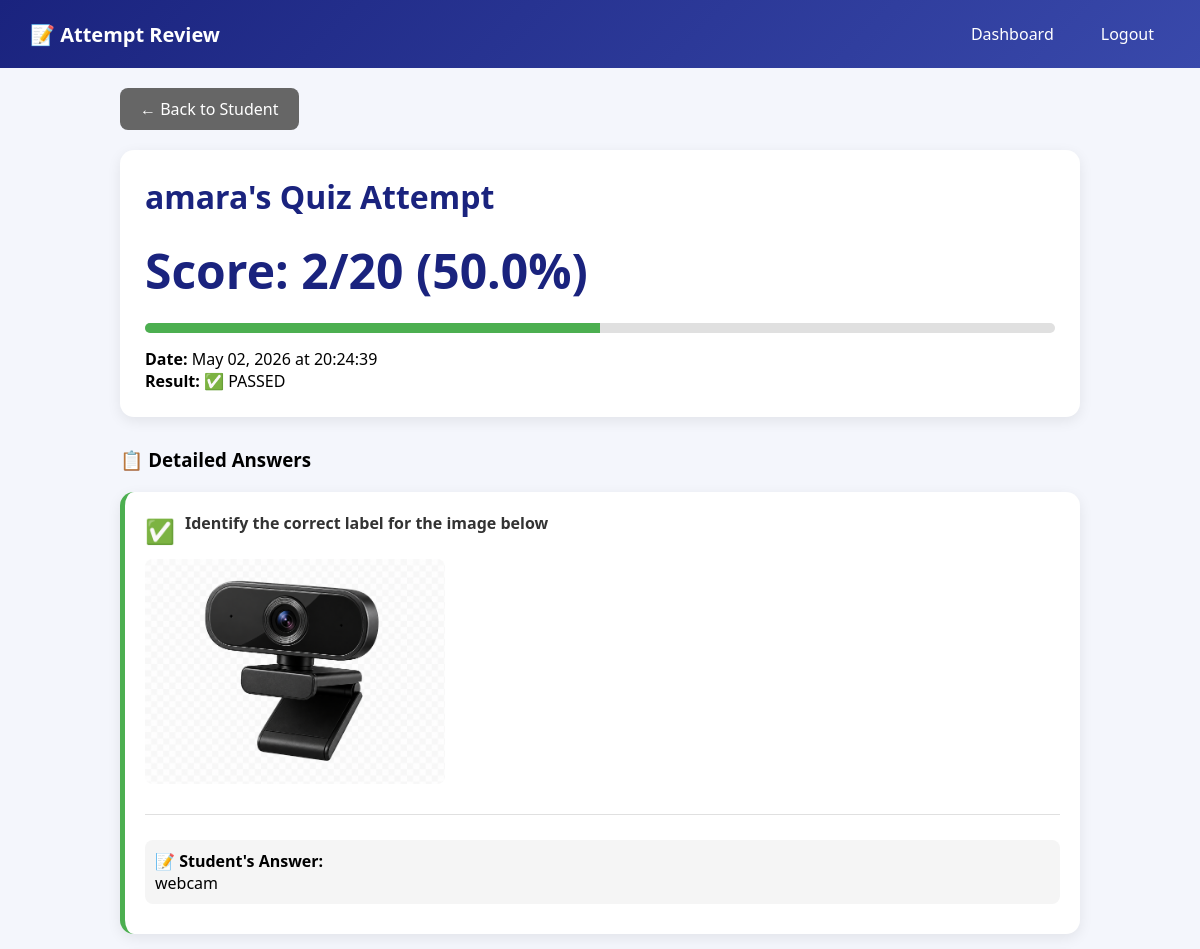
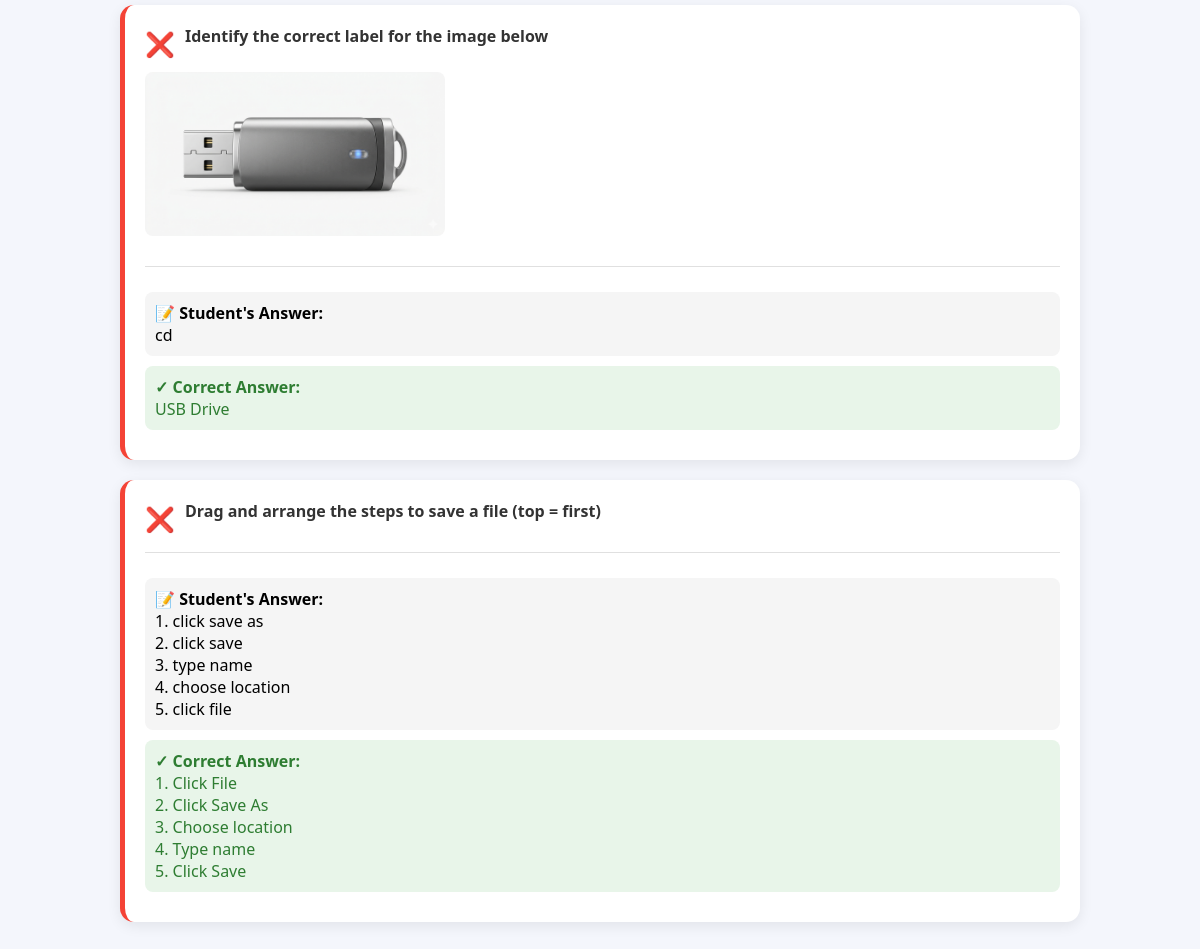
Page /admin/attempt/6 (signed in) on the committed database (2 pictures, top to bottom).
### models.py (models this page shows, shortened)
class Student(db.Model):
    __tablename__ = "students"
    id         = db.Column(db.Integer, primary_key=True)
    name       = db.Column(db.String(100), nullable=False)
    class_name = db.Column(db.String(50))     # e.g. "SS2A"
    created_at = db.Column(db.DateTime, default=datetime.utcnow)
    attempts   = db.relationship("Attempt", backref="student")

class Attempt(db.Model):
    __tablename__ = "attempts"
    id          = db.Column(db.Integer, primary_key=True)
    student_id  = db.Column(db.Integer, db.ForeignKey("students.id"))
    score       = db.Column(db.Integer, default=0)
    total       = db.Column(db.Integer)
    percentage  = db.Column(db.Float)
    passed      = db.Column(db.Boolean, default=False)
    started_at  = db.Column(db.DateTime, default=datetime.utcnow)
    finished_at = db.Column(db.DateTime)
    details     = db.relationship("AttemptDetail", backref="attempt")

class Question(db.Model):
    __tablename__ = "questions"
    id           = db.Column(db.Integer, primary_key=True)
    topic        = db.Column(db.String(100))   # e.g. "Computer Hardware"
    q_type       = db.Column(db.String(50))    # "drag_label" | "drag_sort" | "drag_match" | "drag_category"
    image_path   = db.Column(db.String(200))   # "images/cpu.png"
    prompt       = db.Column(db.String(300))   # "Drag the correct label to this component"
    answer       = db.Column(db.String(100))   # Correct answer string
    options      = db.Column(db.JSON)          # ["CPU","RAM","GPU","HDD"]
    difficulty   = db.Column(db.String(20))    # "easy"|"medium"|"hard"
    created_at   = db.Column(db.DateTime, default=datetime.utcnow)

class AttemptDetail(db.Model):
    __tablename__ = "attempt_details"
    id           = db.Column(db.Integer, primary_key=True)
    attempt_id   = db.Column(db.Integer, db.ForeignKey("attempts.id"))
    question_id  = db.Column(db.Integer, db.ForeignKey("questions.id"))
    given_answer = db.Column(db.String(100))
    is_correct   = db.Column(db.Boolean)

### app.py (the view)
@app.route("/admin/attempt/<int:attempt_id>")
def admin_attempt_detail(attempt_id):
    if "admin_id" not in session:
        return redirect(url_for("admin_login"))
    attempt = Attempt.query.get_or_404(attempt_id)
    details = AttemptDetail.query.filter_by(attempt_id=attempt_id).all()
    questions = []
    for detail in details:
        question = Question.query.get(detail.question_id)
        if question:
            questions.append({
                "prompt": question.prompt,
                "q_type": question.q_type,
                "correct_answer": question.answer,
                "given_answer": detail.given_answer,
                "is_correct": detail.is_correct,
                "image_path": question.image_path
            })
    return render_template(
        "admin_attempt_detail.html",
        attempt=attempt,
        questions=questions,
        student=attempt.student
    )

### templates/admin_attempt_detail.html (shortened to what this page needs)
<!DOCTYPE html>
<html lang="en">
<head>
</head>
<body>
    <div class="navbar">
        <h2>📝 Attempt Review</h2>
        <div class="nav-links">
            <a href="{{ url_for('admin_dashboard') }}">Dashboard</a>
            <a href="{{ url_for('admin_logout') }}">Logout</a>
        </div>
    </div>
    <div class="container">
        <a href="{{ url_for('admin_student_detail', student_id=student.id) }}" class="back-btn">← Back to Student</a>
        <div class="summary-card">
            <h1>{{ student.name }}'s Quiz Attempt</h1>
            <div class="score-display">
                Score: {{ attempt.score }}/20 ({{ attempt.percentage }}%)
            </div>
            <div class="progress-bar">
                <div class="progress-fill" style="width: {{ attempt.percentage }}%"></div>
            </div>
            <p><strong>Date:</strong> {{ attempt.finished_at.strftime('%B %d, %Y at %H:%M:%S') }}</p>
            <p><strong>Result:</strong> {{ '✅ PASSED' if attempt.passed else '❌ FAILED' }}</p>
        </div>
        <h3 style="margin-bottom: 20px;">📋 Detailed Answers</h3>
        {% for q in questions %}
        <div class="question-card {{ 'correct' if q.is_correct else 'incorrect' }}">
            <div style="display: flex; align-items: center;">
                <span class="status-icon">{{ '✅' if q.is_correct else '❌' }}</span>
                <div class="question-text">{{ q.prompt }}</div>
            </div>
            {% if q.image_path %}
            <img src="{{ url_for('static', filename=q.image_path) }}" class="question-image" alt="Question image">
            {% endif %}
            <div class="answer-section">
                <div class="student-answer">
                    <strong>📝 Student's Answer:</strong><br>
                    {% if q.q_type == 'drag_sort' %}
                        {% set answers = q.given_answer.split(',') if ',' in q.given_answer else [q.given_answer] %}
                        {% for ans in answers %}
                            {{ loop.index }}. {{ ans.strip() }}<br>
                        {% endfor %}
                    {% else %}
                        {{ q.given_answer or '(No answer provided)' }}
                    {% endif %}
                </div>
                {% if not q.is_correct %}
                <div class="correct-answer">
                    <strong>✓ Correct Answer:</strong><br>
                    {% if q.q_type == 'drag_sort' %}
                        {% set corrects = q.correct_answer.split(',') %}
                        {% for ans in corrects %}
                            {{ loop.index }}. {{ ans.strip() }}<br>
                        {% endfor %}
                    {% else %}
                        {{ q.correct_answer }}
                    {% endif %}
                </div>
                {% endif %}
            </div>
        </div>
        {% endfor %}
    </div>
</body>
</html>

### templates/admin_attempt_detail.html (style rules this page uses)
* { margin: 0; padding: 0; box-sizing: border-box; }
body { font-family: 'Segoe UI', Tahoma, Geneva, Verdana, sans-serif; background: #f4f6fc; }
.navbar { background: linear-gradient(135deg, #1a237e 0%, #3949ab 100%); padding: 15px 30px; display: flex; justify-content: space-between; align-items: center; flex-wrap: wrap; gap: 15px; }
.navbar h2 { color: white; font-size: 20px; }
.nav-links { display: flex; gap: 15px; }
.nav-links a { color: white; text-decoration: none; padding: 8px 16px; border-radius: 8px; }
.container { max-width: 1000px; margin: 0 auto; padding: 20px; }
.summary-card { background: white; border-radius: 14px; padding: 25px; margin-bottom: 30px; box-shadow: 0 4px 14px rgba(0,0,0,0.08); }
.summary-card h1 { color: #1a237e; margin-bottom: 15px; }
.score-display { font-size: 48px; font-weight: bold; color: #1a237e; margin: 20px 0; }
.question-card { background: white; border-radius: 14px; padding: 20px; margin-bottom: 20px; box-shadow: 0 4px 14px rgba(0,0,0,0.08); transition: transform 0.2s; }
.question-card.correct { border-left: 5px solid #4CAF50; }
.question-card.incorrect { border-left: 5px solid #f44336; }
.question-text { font-size: 16px; font-weight: 600; color: #333; margin-bottom: 15px; }
.answer-section { margin-top: 15px; padding-top: 15px; border-top: 1px solid #e0e0e0; }
.student-answer { background: #f5f5f5; padding: 10px; border-radius: 8px; margin: 10px 0; }
.correct-answer { background: #e8f5e9; padding: 10px; border-radius: 8px; margin: 10px 0; color: #2e7d32; }
.status-icon { font-size: 24px; margin-right: 10px; }
.question-image { max-width: 300px; border-radius: 8px; margin: 10px 0; }
.back-btn { background: #666; color: white; padding: 10px 20px; border: none; border-radius: 8px; cursor: pointer; text-decoration: none; display: inline-block; margin-bottom: 20px; }
.progress-bar { width: 100%; height: 10px; background: #e0e0e0; border-radius: 5px; overflow: hidden; margin: 15px 0; }
.progress-fill { height: 100%; background: #4CAF50; transition: width 0.3s; }

### rows in the picture
Student: name "amara"
Attempt: score "2", percentage "50.0", finished_at "May 02, 2026 at 20:24:39", passed "✅ PASSED"
Question: prompt "Identify the correct label for the image below", image_path (picture)
AttemptDetail: given_answer "webcam"
Question: prompt "Identify the correct label for the image below", image_path (picture), correct_answer "USB Drive"
AttemptDetail: given_answer "cd"
Question: prompt "Drag and arrange the steps to save a file (top = first)"

### other values in the picture
{{ '✅' if q.is_correct else '❌' }} "✅" "❌" "❌"
{{ ans.strip() }} "click save as" "click save" "type name" "choose location" "click file"
{{ ans.strip() }} "Click File" "Click Save As" "Choose location" "Type name" "Click Save"
